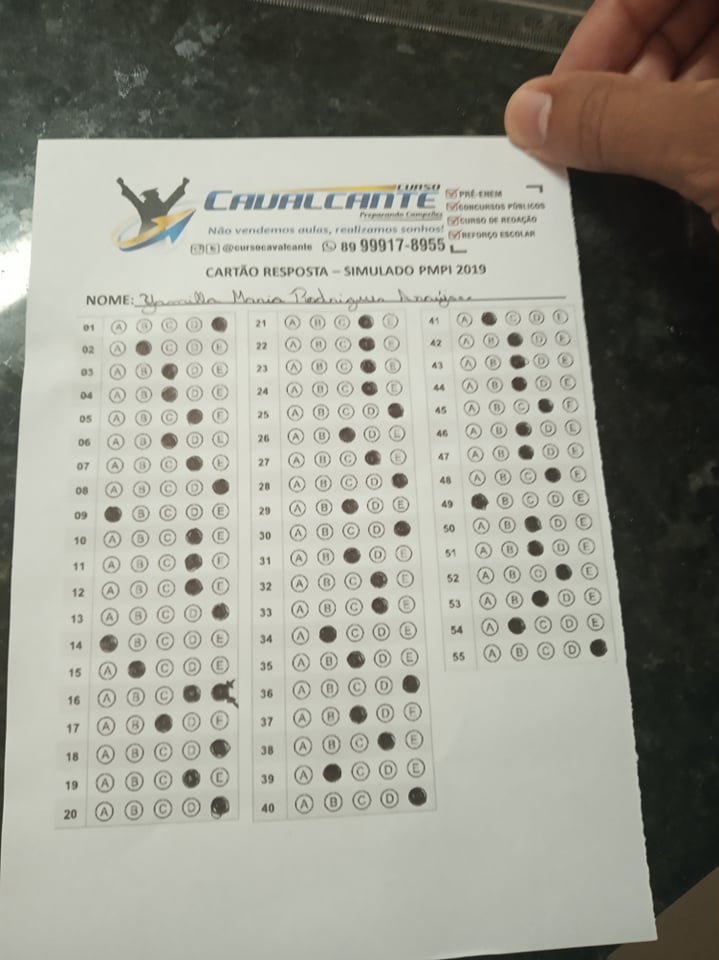
#> input picture src/DATA.jpg, 719 x 960 px; its folder holds only this picture in this run
$ jupyter execute --allow-errors cutObject.ipynb
#> lines starting #> are read from the running program, lines starting #| are printed output that depends on the picture
[cell 1]
import numpy as np
from skimage.io import imread,imsave
from skimage.color import rgb2gray
import matplotlib.pyplot as plt
from collections import Counter
from glob import glob

[cell 2]
def plot(image):
    plt.imshow(image, cmap = 'gray')
    plt.show()

[cell 3]
def get_posix(image):
    posix = {
        "min_x": [],
        "max_x": [],
        "min_y": [],
        "max_y": []
    }

    #Colunas
    for x in range(image.shape[0]):
        for y in range(image.shape[1]):
            if image[x][y] < 0.5:
                posix['min_x'].append(y)
                break

    for x in range((image.shape[0] - 1), -1, -1):
        for y in range((image.shape[1] - 1), -1, -1):
             if image[x][y] < 0.5:
                posix['max_x'].append(y)
                break

    #Linhas
    for y in range(image.shape[1]):
        for x in range(image.shape[0]):
            if image[x][y] < 0.5:
                posix['min_y'].append(x)
                break

    for y in range((image.shape[1] - 1), -1, -1):
        for x in range((image.shape[0] - 1), -1, -1):
             if image[x][y] < 0.5:
                posix['max_y'].append(x)
                break
    return posix

[cell 4]
#Encontra coluna de pisxel mais repetida

#detecta quadrados
def positions(arr):

    final_posix = {
        "min_x": 0,
        "max_x": 0,
        "min_y": 0,
        "max_y": 0,
    }

    for x in arr:
        data = Counter(arr[x]).items()
        final_posix[x] = max(
            {
                v: k for k, v in dict(data).items()
            }.items()
        )[1]

    return final_posix

#Encontra coluna de pisxel mais repetida


#Detecta outras formas
def other(arr):

    return {
        "min_x":  min(arr["min_x"]),
        "max_x":  max(arr["max_x"]),
        "min_y":  min(arr["min_y"]),
        "max_y":  max(arr["max_y"]),
    }

[cell 5]
def kut(six, image):
    return image[six['min_y']: six['max_y'], six['min_x']: six['max_x']]

[cell 6]
def main():

    imgs = glob("*.jpg")
    fig, ax = plt.subplots(2,len(imgs), figsize = (30, 15))
    for k, model in enumerate([other, positions]):
        for size, x in enumerate(imgs):
            image = rgb2gray(imread(x))
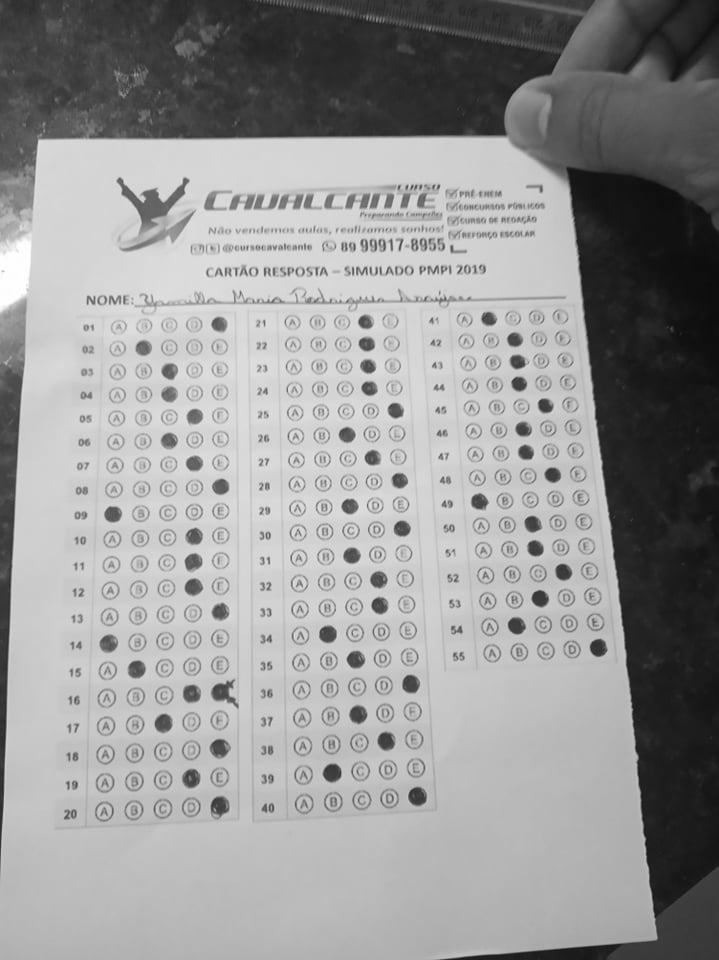
#> image: shape (960, 719) float64; min 0.0462, max 1, mean 0.593
            posix = get_posix(image)
#> posix = 4 items
            posix = model(posix)
#> posix = {'min_x': 0, 'max_x': 718, 'min_y': 0, 'max_y': 959}
            cuted = kut(posix, image)
            ax[k ,size].imshow(cuted, cmap = 'gray')
